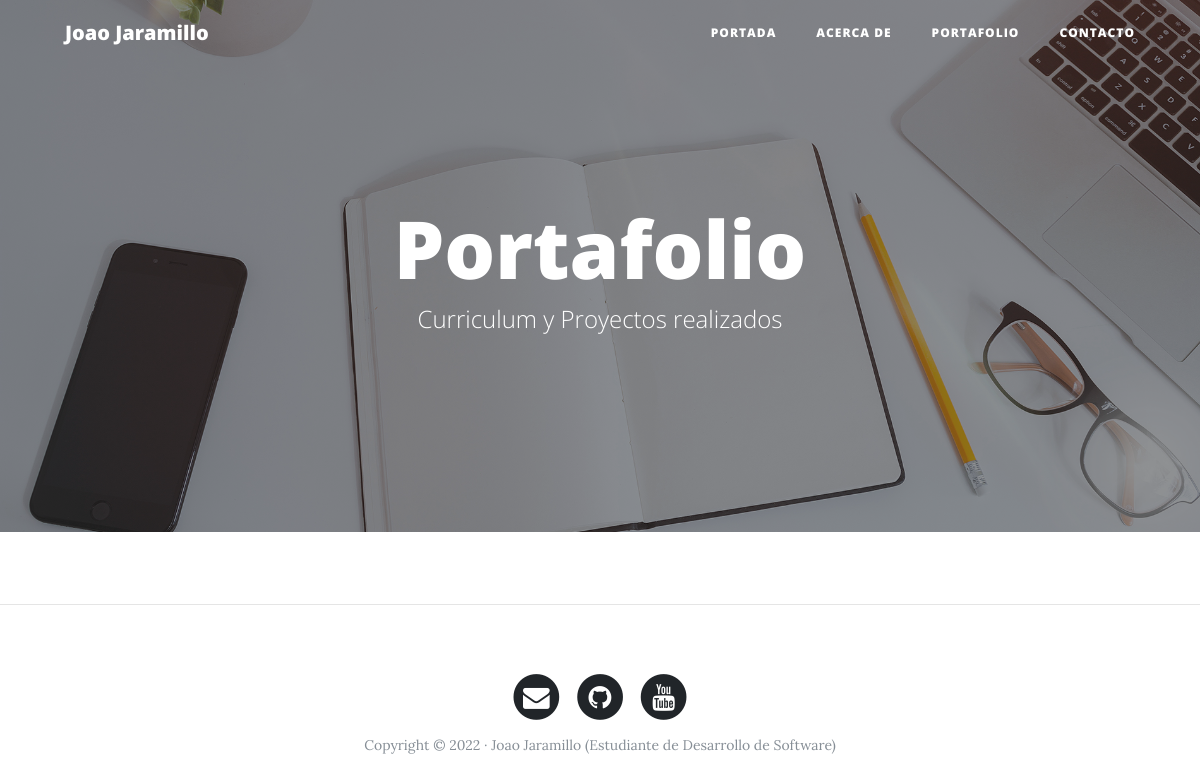
/portfolio/, run on an earlier commit of the app's database.
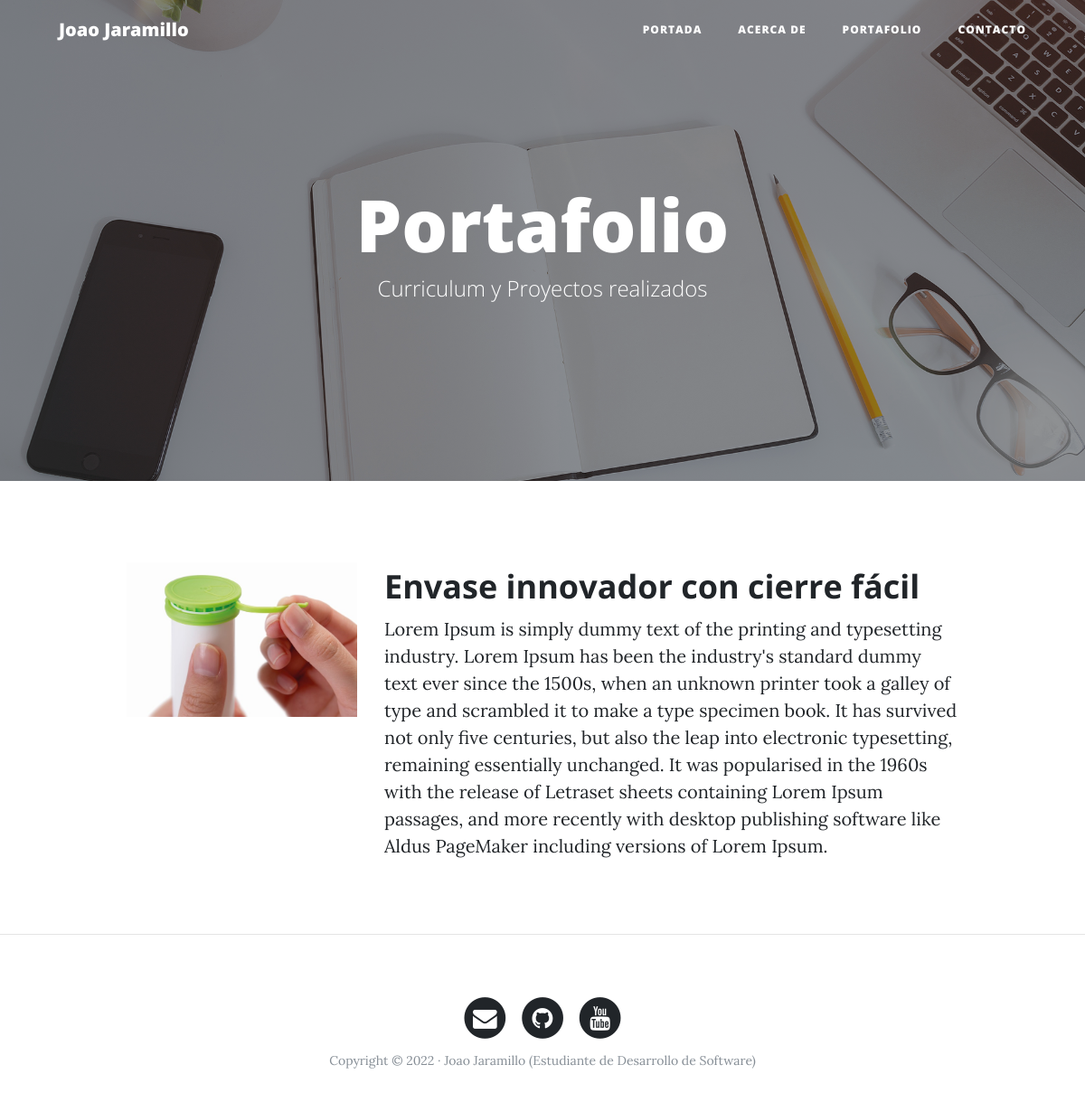
And on a later commit of the database.
### portfolio/models.py (models this page shows)
class Project(models.Model):
    title = models.CharField(max_length=200, verbose_name='Titulo') #tipo de dato para cadena de caracteres
    description = models.TextField(verbose_name='Descripción')
    image = models.ImageField(verbose_name='Imagen',upload_to='projects')
    created = models.DateTimeField(auto_now_add=True, verbose_name='Fecha de creación')
    updated = models.DateTimeField(auto_now=True, verbose_name='Fecha de actualización')
    link = models.URLField(verbose_name='Enlace de proyecto',null=True, blank=True)
    class Meta:
        verbose_name = 'Proyecto'
        verbose_name_plural = 'Proyectos'
        ordering = ['-created'] #Si se coloca el - antes de la palabra ordena del más actual al más antiguo
    def __str__(self):
        return self.title #de esta manera muestra el nombre del proyecto

### portfolio/views.py (the view)
# urls.py: path('portfolio/', portfolio_views.portfolio, name="portfolio"),
def portfolio(request):
    projects = Project.objects.all() # De esta manera se realizaría el select de la información de la tabla project
    return render(request, "portfolio/portfolio.html",{'projects' : projects}) # así se pasa la información al template

### portfolio/templates/portfolio/portfolio.html (shortened to what this page needs)
{%extends 'core/base.html'%}
{%block background%}{%load static%}{% static 'core/img/portfolio-bg.jpg' %}{%endblock%}
{%block headers%}
<h1>Portafolio</h1>
<span class="subheading">Curriculum y Proyectos realizados</span>
{%endblock%}
{%block content%}
{%for project in projects%}
    <div class="row project">
        <div class="col-lg-3 col-md-4 offset-lg-1">
            <img class="img-fluid" src="{{project.image.url}}" alt=""/>
        </div>
        <div class="col-lg-7 col-md-8">
            <h2 class="section-heading title">{{project.title}}</h2>
            <p>{{project.description}}</p>
        </div>
    </div>
{% endfor %}
{%endblock%}

What changed in the data, as far as the page shows it:
added Project: image (picture), title "Envase innovador con cierre fácil", description "Lorem Ipsum is simply dummy text of the printing and typesetting industry. Lorem Ipsum has been the industry's standard dummy text ever since the 1500s, when an unknown printer took a galley of type and scrambled it to make a type specimen book. It has survived not only five centuries, but also the leap into electronic typesetting, remaining essentially unchanged. It was popularised in the 1960s with the release of Letraset sheets containing Lorem Ipsum passages, and more recently with desktop publishing software like Aldus PageMaker including versions of Lorem Ipsum."
